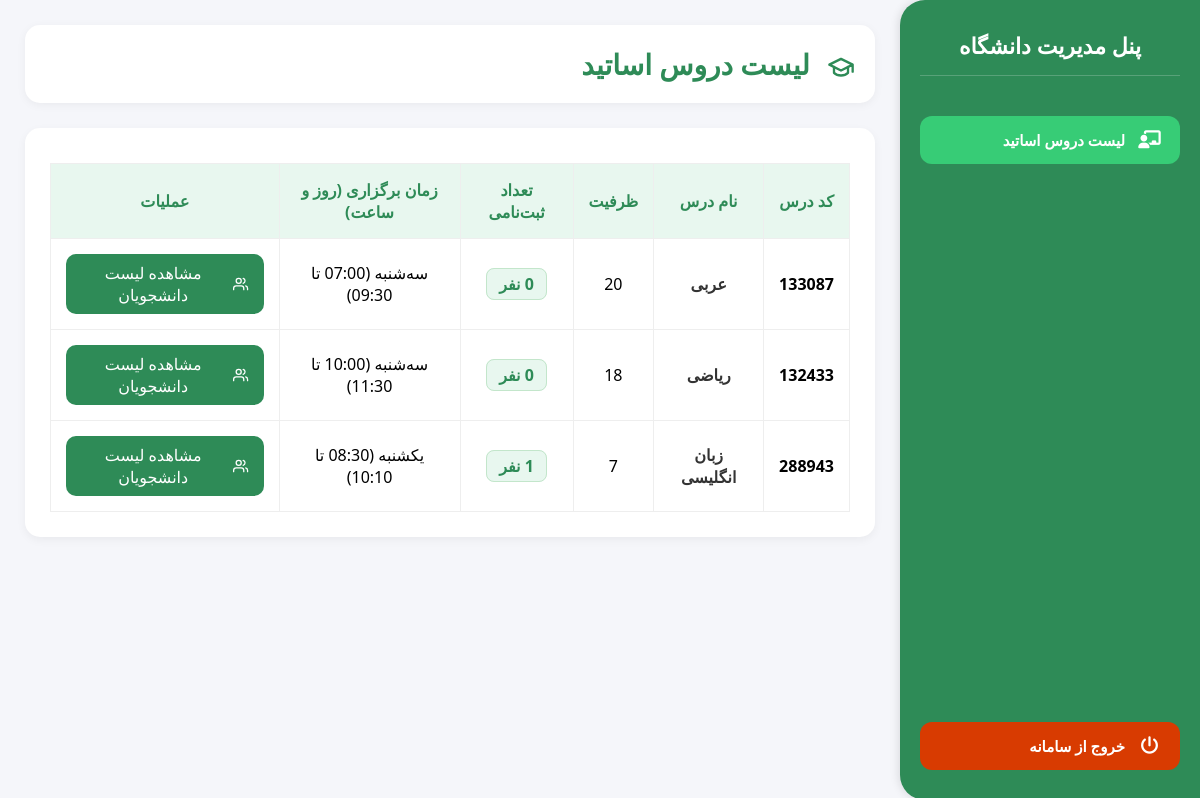
The page /professors/my-courses/ (signed in) on the database its author committed.
### apps/courses/models.py (models this page shows, shortened)
class Course(models.Model):
    DAYS_OF_WEEK = [
        ('1', 'شنبه'),
        ('2', 'یکشنبه'),
        ('3', 'دوشنبه'),
        ('4', 'سه‌شنبه'),
        ('5', 'چهارشنبه'),
        ('6', 'پنج‌شنبه'),
        ('7', 'جمعه'),
    ]
    name = models.CharField(max_length=100, verbose_name="نام درس")
    code = models.CharField(max_length=20, unique=True, verbose_name="کد درس")
    capacity = models.IntegerField(verbose_name="ظرفیت")
    professor = models.ForeignKey(
        User,
        on_delete=models.CASCADE,
        limit_choices_to={'is_professor': True},
        verbose_name="استاد"
    )
    day = models.CharField(
        max_length=1,
        choices=DAYS_OF_WEEK,
        default='1',
        verbose_name="روز برگزاری"
    )
    start_time = models.TimeField(verbose_name="زمان شروع")
    end_time = models.TimeField(verbose_name="زمان پایان")
    location = models.CharField(max_length=100, verbose_name="مکان برگزاری")
    prerequisites = models.ManyToManyField(
        'self',
        symmetrical=False,
        blank=True,
        verbose_name="پیش‌نیازها"
    )
    class Meta:
        verbose_name = "درس"
        verbose_name_plural = "دروس"

### apps/professors/views.py (the view)
# urls.py: path('my-courses/', views.my_teaching_courses, name='my_courses'),
def my_teaching_courses(request):
    courses = Course.objects.filter(professor=request.user)
    return render(request, 'professors/my_courses.html', {'courses': courses})

### templates/professors/my_courses.html (shortened to what this page needs)
{% extends 'base.html' %}
{% block content %}
<div style="display: flex; align-items: center; gap: 15px; margin-bottom: 25px; background: white; padding: 20px; border-radius: 15px; box-shadow: 0 2px 10px rgba(0,0,0,0.05);">
    <h2 style="margin: 0; color: #2E8B57;">
        لیست دروس اساتید
    </h2>
</div>
<div class="card-container">
    <table>
        <thead>
            <tr>
                <th>کد درس</th>
                <th>نام درس</th>
                <th>ظرفیت</th>
                <th>تعداد ثبت‌نامی</th>
                <th>زمان برگزاری (روز و ساعت)</th>
                <th>عملیات</th>
            </tr>
        </thead>
        <tbody>
            {% for course in courses %}
            <tr>
                <td><strong>{{ course.code }}</strong></td>
                <td style="font-weight: 600; color: #333;">{{ course.name }}</td>
                <td>{{ course.capacity }}</td>
                <td>
                    <span style="background: #e8f7ef; color: #2E8B57; padding: 4px 12px; border-radius: 8px; font-weight: bold; border: 1px solid #c3e6cb;">
                        {{ course.enrolled_students.count }} نفر
                    </span>
                </td>
                <td>{{ course.get_day_display }} ({{ course.start_time|time:"H:i" }} تا {{ course.end_time|time:"H:i" }})</td>
                <td>
                    <a href="{% url 'professors:student_list' course.id %}" class="btn-action btn-green" style="text-decoration: none; display: inline-flex; align-items: center; gap: 8px; padding: 8px 15px;">
                        مشاهده لیست دانشجویان
                    </a>
                </td>
            </tr>
            {% endfor %}
        </tbody>
    </table>
</div>
{% endblock %}

### templates/base.html (style rules this page uses)
body { margin: 0; font-family: 'Segoe UI', Tahoma, sans-serif; height: 100vh; display: flex; background-color: #f5f6fa; overflow: hidden; }
h2 { color: #2E8B57; font-size: 28px; margin-bottom: 25px; }
.card-container { background: white; padding: 25px; border-radius: 15px; box-shadow: 0 3px 10px rgba(0,0,0,0.05); }
table { border-collapse: collapse; width: 100%; margin-top: 10px; }
table th, table td { border: 1px solid #eee; padding: 15px; text-align: center; }
table th { background: #e8f7ef; color: #2E8B57; font-weight: bold; }
.btn-action { padding: 10px 20px; border-radius: 10px; border: none; cursor: pointer; color: white; text-decoration: none; display: inline-flex; align-items: center; gap: 8px; font-family: inherit; transition: 0.2s; }
.btn-green { background: #2E8B57; }

### rows shown on the page
Course: code "133087", name "عربی", capacity "20", day "سه‌شنبه", end_time "09:30"
Course: code "132433", name "ریاضی", capacity "18", day "سه‌شنبه", end_time "11:30"
Course: code "288943", name "زبان انگلیسی", capacity "7", day "یکشنبه", end_time "10:10"
